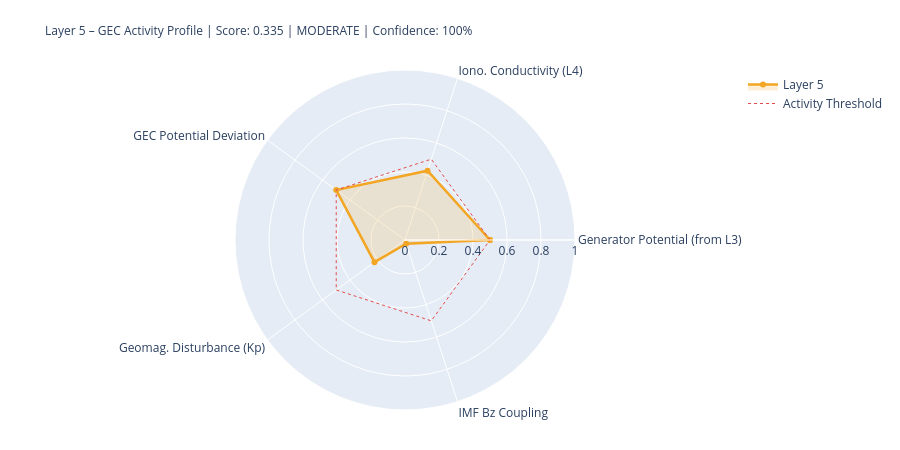

The code cell stored with this chart in its notebook:
### Markdown cell above
---
## 5. State Assessment & Handoff to Layer 6

### Code cell
# ============================================================
# LAYER-5-SCORE
# ============================================================

# Components
# 1) Generator activity (Layer-3-driven)
gen_score = norm(generator_strength, 0.3, 2.0)
gen_src   = 'from_layer3' if l3_thunder_score is not None else 'estimated'

# 2) Ionospheric conductivity (Layer-4-driven)
iono_score = norm(iono_cond_factor, 0.7, 1.4)
iono_src   = 'from_layer4' if l4_ioniz is not None else 'estimated'

# 3) GEC potential deviation from reference
pot_score = norm(abs(delta_V_pct), 0, 30)  # 0 = at reference, 1 = 30% deviation
pot_src   = 'derived'

# 4) Geomagnetic disturbance (Kp) – modulates vertical currents
kp_score = norm(kp_val, 0, 9)
kp_src   = 'primary' if kp_now is not None else 'from_layer4'

# 5) IMF Bz coupling (southward = stronger M-I coupling → GEC influence)
bz_score = norm(-(bz_now or 0), -5, 30) if bz_now is not None else None
bz_src   = 'primary' if bz_now is not None else 'missing'

COMPONENTS = {
    'Generator Potential (from L3)':  {'score': gen_score,   'source': 'derived_from_layer3', 'dynamic': True},
    'Iono. Conductivity (L4)':      {'score': iono_score,  'source': iono_src, 'dynamic': True},
    'GEC Potential Deviation':      {'score': pot_score,   'source': pot_src,  'dynamic': True},
    'Geomag. Disturbance (Kp)':         {'score': kp_score,    'source': kp_src,   'dynamic': True},
    'IMF Bz Coupling':               {'score': bz_score,    'source': bz_src,   'dynamic': True},
}

available   = {k: v['score'] for k, v in COMPONENTS.items() if v['score'] is not None}
unavailable = [k for k, v in COMPONENTS.items() if v['score'] is None]
layer5_score = round(sum(available.values()) / len(available), 4) if available else None
confidence   = round(len(available) / len(COMPONENTS), 2)
level = ('unknown' if layer5_score is None
         else 'quiet'   if layer5_score < 0.3
         else 'moderate' if layer5_score < 0.6
         else 'active')
dominant_l5 = max(available, key=available.get) if available else 'none'

# Kp consistency: separate 1-min raw value from score value
kp_1m_raw   = kp_now          # directly from API (can be 0.0 during live measurement)
kp_for_score = kp_val          # from Layer-0 context or estimated value if needed
kp_score_src = kp_src

W = 68
print('=' * W)
print('LAYER 5 – GLOBAL ELECTRIC CIRCUIT – STATE ASSESSMENT')
print('=' * W)
for name, comp in COMPONENTS.items():
    s = comp['score']
    if s is not None:
        bar = '█' * int(s*20) + '░' * (20-int(s*20))
        print(f'  {name:<34} {bar}  {s:.3f}  [{comp["source"]}]')
    else:
        print(f'  {name:<34} {"─"*20}  n/a   [missing]')
print('-' * W)
print(f'  Score:         {layer5_score:.3f}  ({len(available)}/{len(COMPONENTS)} components)')
print(f'  Confidence:    {confidence:.0%}')
print(f'  Level:         {level.upper()}')
print(f'  Dominant:      {dominant_l5}')
print(f'  V_iono:        {V_iono_mod:.1f} kV  (Δ {delta_V_pct:+.1f}% vs. Ref)')
print(f'  I_total:       {I_total_mod:.1f} A   (Δ {delta_I_pct:+.1f}% vs. Ref)')
print('=' * W)

# Radar
cats   = list(available.keys())
vals_r = list(available.values())
if len(cats) >= 3:
    fig = go.Figure()
    fig.add_trace(go.Scatterpolar(
        r=vals_r + [vals_r[0]], theta=cats + [cats[0]],
        fill='toself', fillcolor='rgba(242,166,35,0.18)',
        line=dict(color='#F2A623', width=2.5), name='Layer 5'
    ))
    fig.add_trace(go.Scatterpolar(
        r=[0.5]*(len(cats)+1), theta=cats+[cats[0]],
        line=dict(color='#E24B4A', dash='dot', width=1),
        mode='lines', name='Activity Threshold'
    ))
    fig.update_layout(
        title=dict(
            text=f'Layer 5 – GEC Activity Profile | Score: {layer5_score:.3f} | {level.upper()} | Confidence: {confidence:.0%}',
            font=dict(size=12)
        ),
        polar=dict(radialaxis=dict(visible=True, range=[0,1])),
        height=450, showlegend=True,
        margin=dict(l=80, r=80, t=70, b=40)
    )
    fig.show()

### Figure 1 — Plotly figure (JSON) as saved in the notebook; plotly's stock layout.template omitted (floating-point values rounded to 4 significant figures)
{"data": [{"fill": "toself", "fillcolor": "rgba(242,166,35,0.18)", "line": {"color": "#F2A623", "width": 2.5}, "name": "Layer 5", "r": [0.5, 0.4287, 0.5, 0.2222, 0.0231, 0.5], "theta": ["Generator Potential (from L3)", "Iono. Conductivity (L4)", "GEC Potential Deviation", "Geomag. Disturbance (Kp)", "IMF Bz Coupling", "Generator Potential (from L3)"], "type": "scatterpolar"}, {"line": {"color": "#E24B4A", "dash": "dot", "width": 1}, "mode": "lines", "name": "Activity Threshold", "r": [0.5, 0.5, 0.5, 0.5, 0.5, 0.5], "theta": ["Generator Potential (from L3)", "Iono. Conductivity (L4)", "GEC Potential Deviation", "Geomag. Disturbance (Kp)", "IMF Bz Coupling", "Generator Potential (from L3)"], "type": "scatterpolar"}], "layout": {"height": 450, "margin": {"b": 40, "l": 80, "r": 80, "t": 70}, "polar": {"radialaxis": {"range": [0, 1], "visible": true}}, "showlegend": true, "title": {"font": {"size": 12}, "text": "Layer 5 – GEC Activity Profile | Score: 0.335 | MODERATE | Confidence: 100%"}}}
